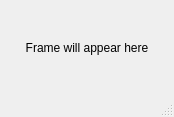
<?xml version="1.0" encoding="UTF-8"?>
<ui version="4.0">
 <class>FrameViewer</class>
 <widget class="QMainWindow" name="FrameViewer">
  <property name="geometry">
   <rect>
    <x>0</x>
    <y>0</y>
    <width>174</width>
    <height>117</height>
   </rect>
  </property>
  <property name="windowTitle">
   <string>FrameViewer</string>
  </property>
  <widget class="QWidget" name="centralwidget">
   <layout class="QGridLayout" name="gridLayout">
    <item row="0" column="0">
     <widget class="QLabel" name="image">
      <property name="text">
       <string>Frame will appear here</string>
      </property>
      <property name="alignment">
       <set>Qt::AlignCenter</set>
      </property>
     </widget>
    </item>
   </layout>
  </widget>
  <widget class="QMenuBar" name="menubar">
   <property name="geometry">
    <rect>
     <x>0</x>
     <y>0</y>
     <width>174</width>
     <height>22</height>
    </rect>
   </property>
  </widget>
  <widget class="QStatusBar" name="statusbar"/>
 </widget>
 <resources/>
 <connections/>
</ui>
